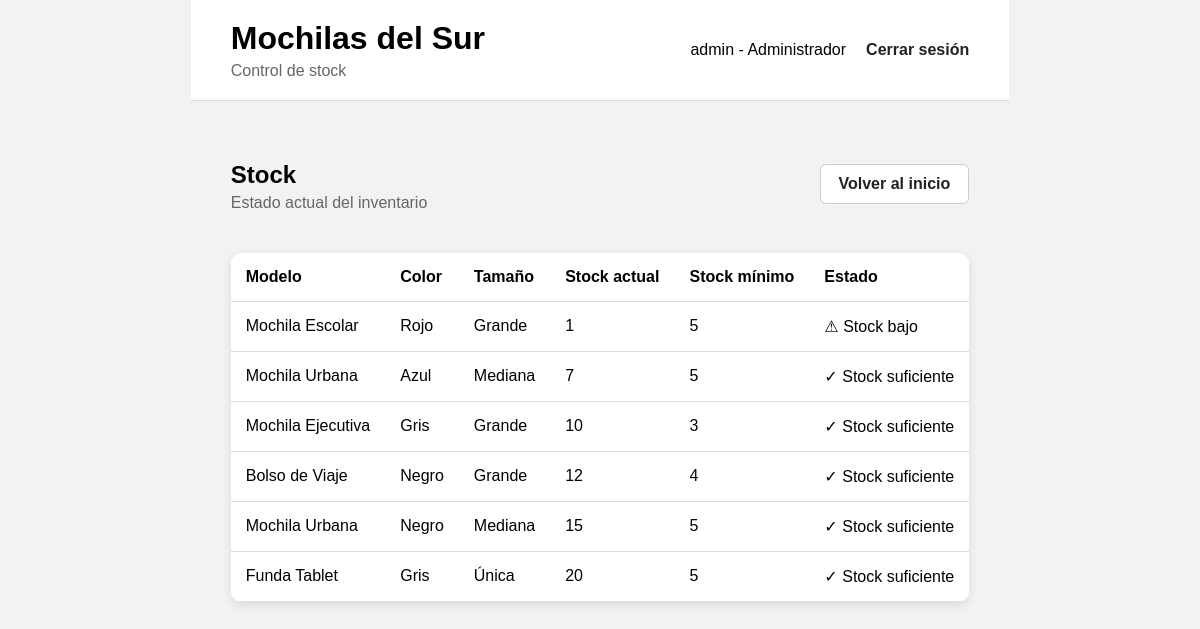
The page /stock (signed in) on the database its author committed.
### tables this page shows
CREATE TABLE productos (
            id INTEGER PRIMARY KEY AUTOINCREMENT,
            modelo TEXT NOT NULL,
            color TEXT NOT NULL,
            talle TEXT NOT NULL,
            material TEXT NOT NULL,
            stock INTEGER NOT NULL DEFAULT 0,
            stock_minimo INTEGER NOT NULL DEFAULT 0,
            taller TEXT NOT NULL
        );

### app.py (the view)
@app.route("/stock")
def stock():
    if "usuario" not in session:
        return redirect(url_for("login"))
    conexion = conectar()
    productos = conexion.execute(
        "SELECT * FROM productos ORDER BY stock ASC"
    ).fetchall()
    conexion.close()
    return render_template(
        "stock.html",
        productos=productos
    )

### database.py (called while the page is built)
def conectar():
    conexion = sqlite3.connect(DATABASE)
    conexion.row_factory = sqlite3.Row
    return conexion

### templates/stock.html (shortened to what this page needs)
<!DOCTYPE html>
<html lang="es">
<head>
<link rel="stylesheet"
      href="{{ url_for('static', filename='css/style.css') }}">
</head>
<body>
<div class="dashboard">
    <header class="header">
        <div>
            <h1>Mochilas del Sur</h1>
            <p>Control de stock</p>
        </div>
        <div class="usuario">
            <span>
                {{ session["usuario"] }} -
                {{ session["rol"] }}
            </span>
            <a href="{{ url_for('logout') }}">
                Cerrar sesión
            </a>
        </div>
    </header>
    <main class="contenido">
        <div class="titulo-seccion">
            <div>
                <h2>Stock</h2>
                <p>Estado actual del inventario</p>
            </div>
            <a href="{{ url_for('inicio') }}" class="boton-volver">
                Volver al inicio
            </a>
        </div>
        <div class="tabla-container">
            <table>
                <thead>
                    <tr>
                        <th>Modelo</th>
                        <th>Color</th>
                        <th>Tamaño</th>
                        <th>Stock actual</th>
                        <th>Stock mínimo</th>
                        <th>Estado</th>
                    </tr>
                </thead>
                <tbody>
                    {% for producto in productos %}
                    <tr>
                        <td>{{ producto["modelo"] }}</td>
                        <td>{{ producto["color"] }}</td>
                        <td>{{ producto["talle"] }}</td>
                        <td>{{ producto["stock"] }}</td>
                        <td>{{ producto["stock_minimo"] }}</td>
                        <td>
                            {% if producto["stock"] <= producto["stock_minimo"] %}
                                <span class="estado-bajo">
                                    ⚠ Stock bajo
                                </span>
                            {% else %}
                                <span class="estado-ok">
                                    ✓ Stock suficiente
                                </span>
                            {% endif %}
                        </td>
                    </tr>
                    {% endfor %}
                </tbody>
            </table>
        </div>
    </main>
</div>
</body>
</html>

### static/css/style.css (style rules this page uses)
* { box-sizing: border-box; }
body { margin: 0; font-family: Arial, sans-serif; background-color: #f2f2f2; display: flex; justify-content: center; align-items: center; min-height: 100vh; }
h1 { margin-bottom: 5px; text-align: center; }
.dashboard { min-height: 100vh; background-color: #f2f2f2; }
.header { background-color: white; padding: 20px 40px; display: flex; justify-content: space-between; align-items: center; border-bottom: 1px solid #ddd; }
.header h1 { margin: 0; text-align: left; }
.header p { margin: 5px 0 0; color: #666; }
.usuario { display: flex; align-items: center; gap: 20px; }
.usuario a { color: #222; text-decoration: none; font-weight: bold; }
.contenido { padding: 40px; }
.contenido h2 { margin-bottom: 25px; }
.titulo-seccion { display: flex; justify-content: space-between; align-items: center; margin-bottom: 25px; }
.titulo-seccion h2 { margin-bottom: 5px; }
.titulo-seccion p { color: #666; margin-top: 0; }
.boton, .boton-volver { display: inline-block; padding: 10px 18px; border-radius: 6px; text-decoration: none; font-weight: bold; }
.boton-volver { background-color: white; color: #222; border: 1px solid #ccc; }
.tabla-container { background-color: white; border-radius: 10px; overflow-x: auto; box-shadow: 0 3px 10px rgba(0, 0, 0, 0.1); }
table { width: 100%; border-collapse: collapse; }
th, td { padding: 15px; text-align: left; border-bottom: 1px solid #ddd; }
th { font-weight: bold; }

### rows shown on the page
productos: modelo "Mochila Escolar", color "Rojo", talle "Grande", stock "1", stock_minimo "5", shows "⚠ Stock bajo"
productos: modelo "Mochila Urbana", color "Azul", talle "Mediana", stock "7", stock_minimo "5", shows "✓ Stock suficiente"
productos: modelo "Mochila Ejecutiva", color "Gris", talle "Grande", stock "10", stock_minimo "3", shows "✓ Stock suficiente"
productos: modelo "Bolso de Viaje", color "Negro", talle "Grande", stock "12", stock_minimo "4", shows "✓ Stock suficiente"
productos: modelo "Mochila Urbana", color "Negro", talle "Mediana", stock "15", stock_minimo "5", shows "✓ Stock suficiente"
productos: modelo "Funda Tablet", color "Gris", talle "Única", stock "20", stock_minimo "5", shows "✓ Stock suficiente"

### other values the page prints
{{ session["usuario"] }} "admin"
{{ session["rol"] }} "Administrador"
